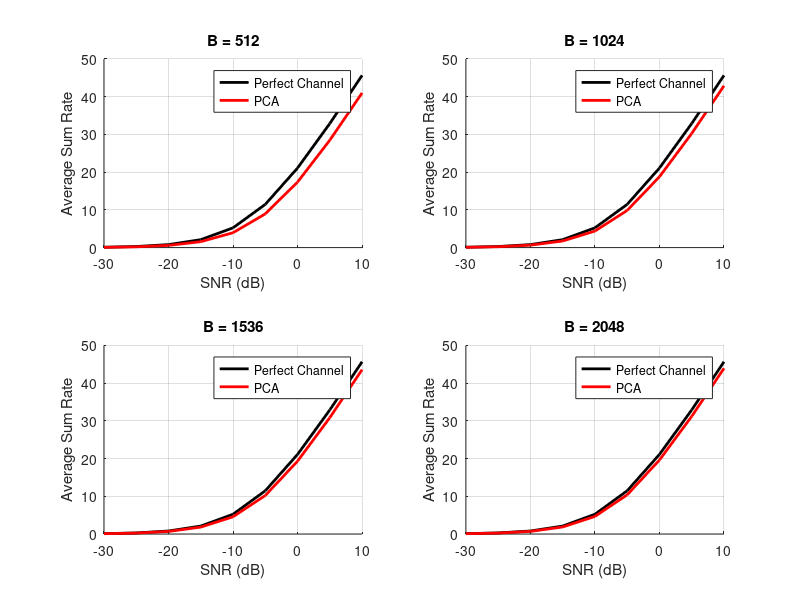

Here is the MATLAB script that generated this plot:
clc; clear;

% Define B values
B_values = [512, 1024, 1536, 2048];

% Load avg_sum_rates.mat (5x9) (row 5 is perfect channel)
load('avg_sum_rates.mat'); % Đảm bảo rằng tệp avg_sum_rates.mat ở cùng thư mục với mã này

% Tạo các giá trị SNR
SNR_values = -30:5:10; % Các giá trị SNR từ -10 đến 30 dB

% Tạo hình vẽ 2x2 subplot
figure;
for i = 1:4
    subplot(2, 2, i);
    hold on;
    plot(SNR_values, avg_sum_rates(5, :), 'k-', 'LineWidth', 2); % Perfect Channel
    plot(SNR_values, avg_sum_rates(i, :), 'r', 'LineWidth', 2); % B value
    title(['B = ', num2str(B_values(i))]);
    xlabel('SNR (dB)');
    ylabel('Average Sum Rate');
    legend('Perfect Channel', ['PCA'], 'Location', 'Best');
    grid on;
    hold off;
end
